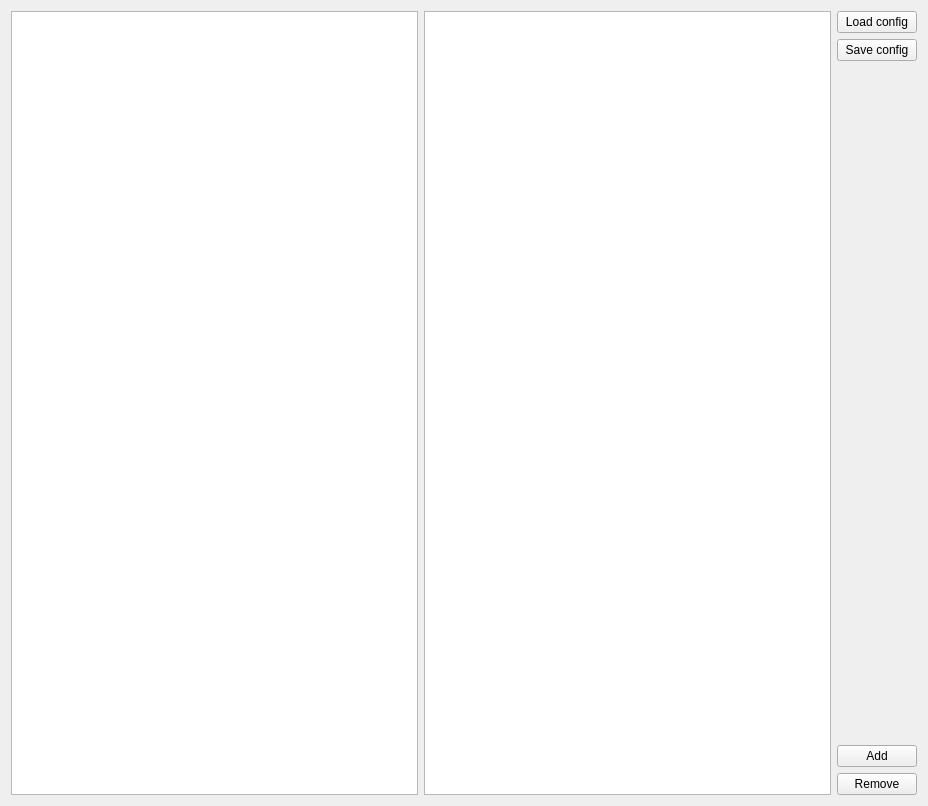
<?xml version="1.0" encoding="UTF-8"?>
<ui version="4.0">
 <class>CConfigWidget</class>
 <widget class="QWidget" name="CConfigWidget">
  <property name="geometry">
   <rect>
    <x>0</x>
    <y>0</y>
    <width>928</width>
    <height>806</height>
   </rect>
  </property>
  <property name="windowTitle">
   <string>Form</string>
  </property>
  <layout class="QHBoxLayout" name="horizontalLayout">
   <item>
    <widget class="QListView" name="m_listView"/>
   </item>
   <item>
    <widget class="QTextEdit" name="m_textEdit"/>
   </item>
   <item>
    <layout class="QVBoxLayout" name="verticalLayout">
     <item>
      <widget class="QPushButton" name="m_loadConfig">
       <property name="text">
        <string>Load config</string>
       </property>
      </widget>
     </item>
     <item>
      <widget class="QPushButton" name="m_saveConfig">
       <property name="text">
        <string>Save config</string>
       </property>
      </widget>
     </item>
     <item>
      <spacer name="verticalSpacer">
       <property name="orientation">
        <enum>Qt::Vertical</enum>
       </property>
       <property name="sizeHint" stdset="0">
        <size>
         <width>20</width>
         <height>40</height>
        </size>
       </property>
      </spacer>
     </item>
     <item>
      <widget class="QPushButton" name="m_add">
       <property name="text">
        <string>Add</string>
       </property>
      </widget>
     </item>
     <item>
      <widget class="QPushButton" name="m_remove">
       <property name="text">
        <string>Remove</string>
       </property>
      </widget>
     </item>
    </layout>
   </item>
  </layout>
 </widget>
 <resources/>
 <connections/>
</ui>
